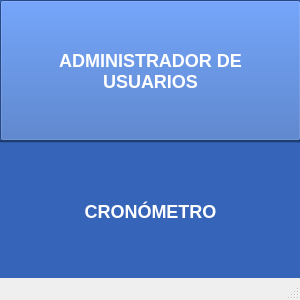
<?xml version="1.0" encoding="UTF-8"?>
<ui version="4.0">
 <class>MainWindow</class>
 <widget class="QMainWindow" name="MainWindow">
  <property name="geometry">
   <rect>
    <x>0</x>
    <y>0</y>
    <width>300</width>
    <height>300</height>
   </rect>
  </property>
  <property name="maximumSize">
   <size>
    <width>300</width>
    <height>300</height>
   </size>
  </property>
  <property name="windowTitle">
   <string>MainWindow</string>
  </property>
  <widget class="QWidget" name="centralwidget">
   <property name="styleSheet">
    <string notr="true">background-color:#3564b8; 
color: black;
font-family: Arial, Helvetica, sans-serif;</string>
   </property>
   <widget class="QPushButton" name="adminUsers">
    <property name="geometry">
     <rect>
      <x>0</x>
      <y>0</y>
      <width>301</width>
      <height>141</height>
     </rect>
    </property>
    <property name="styleSheet">
     <string notr="true">color: white; 
font-weight: bold;
font-size: 18px;</string>
    </property>
    <property name="text">
     <string>ADMINISTRADOR DE 
USUARIOS</string>
    </property>
    <property name="flat">
     <bool>false</bool>
    </property>
   </widget>
   <widget class="QPushButton" name="cron">
    <property name="enabled">
     <bool>true</bool>
    </property>
    <property name="geometry">
     <rect>
      <x>0</x>
      <y>140</y>
      <width>301</width>
      <height>141</height>
     </rect>
    </property>
    <property name="styleSheet">
     <string notr="true">color: white; 
font-weight: bold;
border-top: 3px groove #1F3C6E;
font-size: 18px;</string>
    </property>
    <property name="text">
     <string>CRONÓMETRO</string>
    </property>
   </widget>
  </widget>
  <widget class="QStatusBar" name="statusbar"/>
 </widget>
 <resources/>
 <connections/>
</ui>
